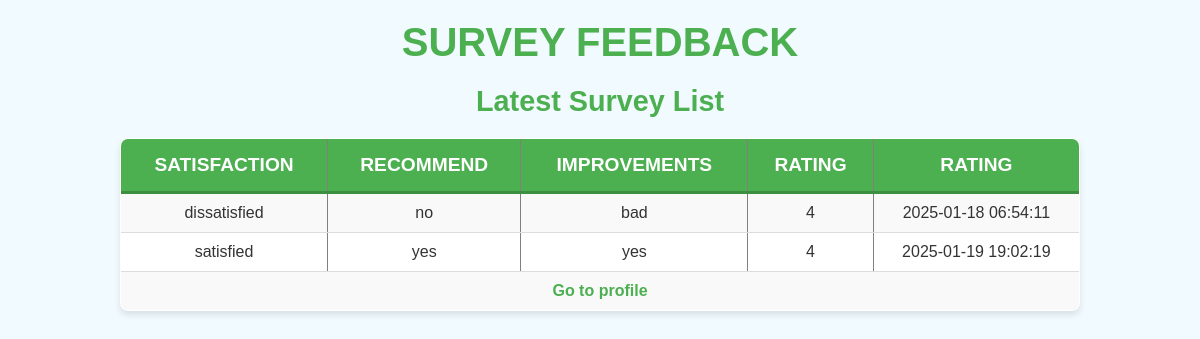
Screenshot of /view/viewSurvey.php?id=11 (signed in) with the database file from the repository.
### tables this page shows
CREATE TABLE `survey_feedback` (
  `feedback_id` int(11) NOT NULL,
  `survay_feedbacker_id` int(11) NOT NULL,
  `satisfaction` enum('satisfied','neutral','dissatisfied') NOT NULL,
  `recommend` enum('yes','no') NOT NULL,
  `improvements` text NOT NULL,
  `rating` tinyint(4) DEFAULT NULL CHECK (`rating` between 1 and 5),
  `submitted_at` timestamp NOT NULL DEFAULT current_timestamp()
);

### model/userModel.php (called while the page is built, shortened)
<?php
    function getConnection(){
        $con = mysqli_connect('127.0.0.1', 'root', '', 'agripro');
        return $con;
    }
    function getAllSurvey() {
        $con = getConnection();
        $sql = "
            SELECT
                sfb.feedback_id,
                sfb.satisfaction,
                sfb.recommend,
                sfb.improvements,
                sfb.rating,
                sfb.submitted_at
            FROM survey_feedback sfb
            JOIN user u ON sfb.survay_feedbacker_id = u.id
        ";
        $result = mysqli_query($con, $sql);
        $blogs = [];
        while ($row = mysqli_fetch_assoc($result)) {
            $blogs[] = $row;
        }
        return $blogs;
    }
?>

### view/viewSurvey.php (the view, shortened to what this page needs)
<?php
    require_once('../model/userModel.php');
    $blogs = getAllSurvey();
?>
<!DOCTYPE html>
<html lang="en">
<head>
    <link rel="stylesheet" href="../asset/CSS/viewSurvey.css">
</head>
<body>
    <h1 id="main-title" align="center">Survey Feedback</h1>
    <main id="main-content">
        <div id="home-section">
            <h2 id="latest-blog-title" align="center">Latest Survey List</h2>
            <table id="blog-table" border="1" align="center" width="400" height="100" cellpadding="5" cellspacing="0">
                <tr id="blog-table-header">
                    <th id="column-title">Satisfaction</th>
                    <th id="column-author">Recommend</th>
                    <th id="column-date">improvements</th>
                    <th id="column-summary">Rating</th>
                    <th id="column-summary">Rating</th>
                </tr>
                <?php foreach ($blogs as $blog): ?>
                <tr id="dynamic-blog-entry">
                    <td id="blog-title-dynamic"><?= htmlspecialchars($blog['satisfaction']) ?></td>
                    <td id="blog-author-dynamic"><?= htmlspecialchars($blog['recommend']) ?></td>
                    <td id="blog-date-dynamic"><?= htmlspecialchars($blog['improvements']) ?></td>
                    <td id="blog-summary-dynamic"><?= htmlspecialchars($blog['rating']) ?></td>
                    <td id="blog-summary-dynamic"><?= htmlspecialchars($blog['submitted_at']) ?></td>
                </tr>
                <?php endforeach; ?>
                <tr>
                    <td colspan="5" align="center">
                        <a href="viewProfile.php" align="center" >Go to profile</a>
                    </td>
                </tr>
            </table>
        </div>
    </main>
</body>
</html>

### asset/CSS/viewSurvey.css (style rules this page uses)
body { font-family: Arial, sans-serif; background-color: #f1faff; color: #333; margin: 0; padding: 0; }
#main-title { text-align: center; color: #4CAF50; font-size: 2.5em; margin: 20px 0; text-transform: uppercase; font-weight: bold; }
#latest-blog-title { text-align: center; color: #4CAF50; font-size: 1.8em; margin: 20px 0; text-transform: capitalize; font-weight: bold; }
#blog-table { width: 80%; max-width: 1200px; margin: 0 auto; border-collapse: collapse; background-color: #fff; border-radius: 8px; box-shadow: 0 4px 6px rgba(0, 0, 0, 0.1); overflow: hidden; }
#blog-table-header th { background-color: #4CAF50; color: white; padding: 15px; font-size: 1.2em; font-weight: bold; text-transform: uppercase; border-bottom: 3px solid #3e8e41; }
#blog-table td { padding: 10px; font-size: 16px; text-align: center; border-bottom: 1px solid #ddd; }
#blog-table tr:nth-child(even) { background-color: #f9f9f9; }
a { color: #4CAF50; text-decoration: none; font-size: 1em; font-weight: bold; }

### rows the page displays
survey_feedback: satisfaction "dissatisfied", recommend "no", improvements "bad", rating "4", submitted_at "2025-01-18 06:54:11"
survey_feedback: satisfaction "satisfied", recommend "yes", improvements "yes", rating "4", submitted_at "2025-01-19 19:02:19"
